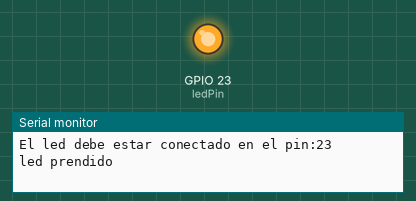
This sketch was run on a simulated ESP32. On the bench: output pins drawn as LEDs (lit = HIGH), the last lines printed to the serial monitor.

Above: at 2.5 s.
At 6.0 s:
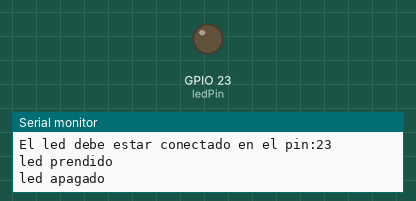
Timing chart, 0 to 9.1 s (numbered marks = the images above):
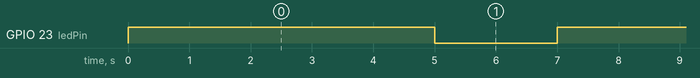

Measured:
- by itself, GPIO 23 (ledPin): alternates HIGH for 5.0 s and LOW for 2.0 s

The sketch:

blink_led.ino
```cpp
/*
 * Blink
 */

 // ledPin refers to ESP32 GPIO 32
const int ledPin = 23;


 // the setup function runds once when you press reset or power the board
 void setup() {
  Serial.begin(9600);
  // initialize digital pin ledPin as an output
  Serial.print("El led debe estar conectado en el pin:");
  Serial.println(ledPin);
  pinMode(ledPin, OUTPUT);
 }

 // the loop function runs over and over again forever
 void loop() {
  digitalWrite(ledPin, HIGH);
  Serial.println("led prendido");
  delay(5000);
  digitalWrite(ledPin, LOW);
  Serial.println("led apagado");
  delay(2000);
 }
```
